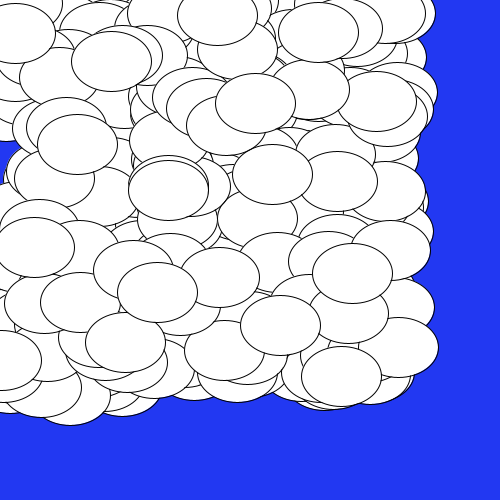
Frame 1 (no input)
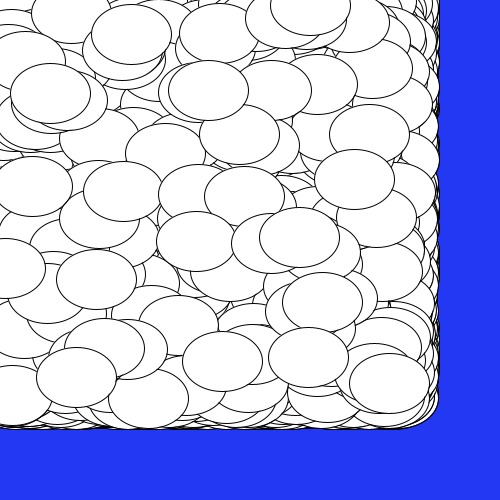
Frame 60 (the mouse pressed at the canvas centre just before this capture)
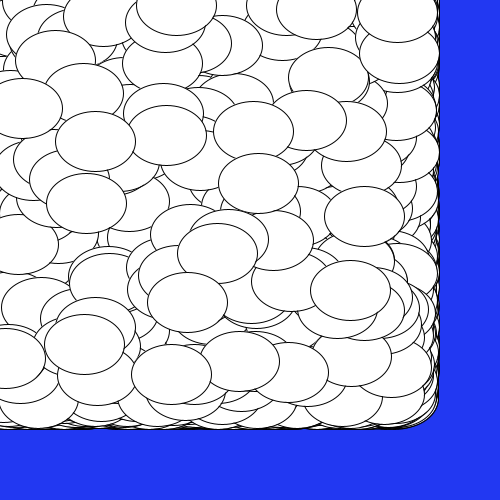
Frame 120 (the mouse held since frame 60 and released just before this capture)

The Processing sketch that drew these frames (run headless with seeded random() and noise(); from frame 60 on, the mouse is pressed at the canvas centre):

// Processing sketch: MagicWorms
// ── MagicWorms.pde
void setup (){
background (#2238F2) ;
size (500,500);
}

void draw (){
  
for(int i =0 ; i<=300 ; i++){
int x = (int)random(0,400);
int y = (int)random(0,400);
ellipse(x,y,80,60);
}
}
